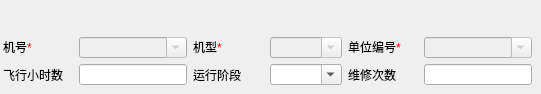
   <widget class="QWidget" name="tab_19">
    <attribute name="title">
     <string>装备信息</string>
    </attribute>
    <widget class="QWidget" name="">
     <property name="geometry">
      <rect>
       <x>3</x>
       <y>37</y>
       <width>529</width>
       <height>48</height>
      </rect>
     </property>
     <layout class="QGridLayout" name="gridLayout">
      <item row="0" column="0">
       <widget class="QLabel" name="label_249">
        <property name="text">
         <string>&lt;html&gt;&lt;head/&gt;&lt;body&gt;&lt;p&gt;&lt;span style=&quot; color:#000000;&quot;&gt;机号&lt;/span&gt;&lt;span style=&quot; color:#ff0000;&quot;&gt;*&lt;/span&gt;&lt;/p&gt;&lt;/body&gt;&lt;/html&gt;</string>
        </property>
       </widget>
      </item>
      <item row="0" column="1">
       <widget class="QComboBox" name="_comboBoxEquipPlaneID_3">
        <property name="enabled">
         <bool>false</bool>
        </property>
        <property name="sizePolicy">
         <sizepolicy hsizetype="Preferred" vsizetype="Fixed">
          <horstretch>0</horstretch>
          <verstretch>0</verstretch>
         </sizepolicy>
        </property>
        <property name="editable">
         <bool>true</bool>
        </property>
       </widget>
      </item>
      <item row="0" column="2">
       <widget class="QLabel" name="label_250">
        <property name="text">
         <string>&lt;html&gt;&lt;head/&gt;&lt;body&gt;&lt;p&gt;机型&lt;span style=&quot; color:#ff0000;&quot;&gt;*&lt;/span&gt;&lt;/p&gt;&lt;/body&gt;&lt;/html&gt;</string>
        </property>
       </widget>
      </item>
      <item row="0" column="3">
       <widget class="QComboBox" name="_comboBoxEquipPlaneType_3">
        <property name="enabled">
         <bool>false</bool>
        </property>
        <property name="sizePolicy">
         <sizepolicy hsizetype="Preferred" vsizetype="Fixed">
          <horstretch>0</horstretch>
          <verstretch>0</verstretch>
         </sizepolicy>
        </property>
        <property name="editable">
         <bool>true</bool>
        </property>
       </widget>
      </item>
      <item row="0" column="4">
       <widget class="QLabel" name="label_246">
        <property name="text">
         <string>&lt;html&gt;&lt;head/&gt;&lt;body&gt;&lt;p&gt;单位编号&lt;span style=&quot; color:#ff0000;&quot;&gt;*&lt;/span&gt;&lt;/p&gt;&lt;/body&gt;&lt;/html&gt;</string>
        </property>
       </widget>
      </item>
      <item row="0" column="5">
       <widget class="QComboBox" name="_comboBoxEquipUnitID_3">
        <property name="enabled">
         <bool>false</bool>
        </property>
        <property name="sizePolicy">
         <sizepolicy hsizetype="Preferred" vsizetype="Fixed">
          <horstretch>0</horstretch>
          <verstretch>0</verstretch>
         </sizepolicy>
        </property>
        <property name="editable">
         <bool>true</bool>
        </property>
       </widget>
      </item>
      <item row="1" column="0">
       <widget class="QLabel" name="label_247">
        <property name="text">
         <string>飞行小时数</string>
        </property>
       </widget>
      </item>
      <item row="1" column="1">
       <widget class="QLineEdit" name="_editEquipHours_3">
        <property name="sizePolicy">
         <sizepolicy hsizetype="Preferred" vsizetype="Fixed">
          <horstretch>0</horstretch>
          <verstretch>0</verstretch>
         </sizepolicy>
        </property>
       </widget>
      </item>
      <item row="1" column="2">
       <widget class="QLabel" name="label_248">
        <property name="text">
         <string>运行阶段</string>
        </property>
       </widget>
      </item>
      <item row="1" column="3">
       <widget class="QComboBox" name="_comboBoxEquipRuntime_3">
        <property name="sizePolicy">
         <sizepolicy hsizetype="Preferred" vsizetype="Fixed">
          <horstretch>0</horstretch>
          <verstretch>0</verstretch>
         </sizepolicy>
        </property>
        <property name="editable">
         <bool>true</bool>
        </property>
       </widget>
      </item>
      <item row="1" column="4">
       <widget class="QLabel" name="label_245">
        <property name="text">
         <string>维修次数</string>
        </property>
       </widget>
      </item>
      <item row="1" column="5">
       <widget class="QLineEdit" name="_editServiceNumber_3">
        <property name="sizePolicy">
         <sizepolicy hsizetype="Preferred" vsizetype="Fixed">
          <horstretch>0</horstretch>
          <verstretch>0</verstretch>
         </sizepolicy>
        </property>
       </widget>
      </item>
     </layout>
    </widget>
   </widget>
